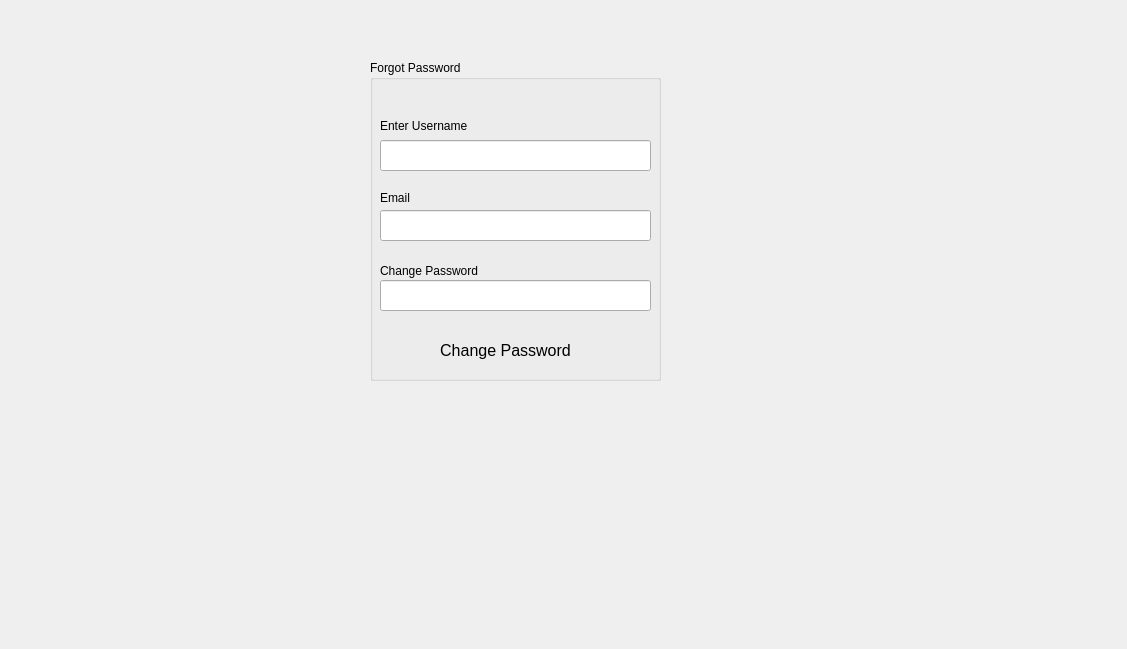
<?xml version="1.0" encoding="UTF-8"?>
<ui version="4.0">
 <class>forgotPassword</class>
 <widget class="QDialog" name="forgotPassword">
  <property name="geometry">
   <rect>
    <x>0</x>
    <y>0</y>
    <width>1127</width>
    <height>649</height>
   </rect>
  </property>
  <property name="windowTitle">
   <string>Dialog</string>
  </property>
  <widget class="QGroupBox" name="groupBox">
   <property name="geometry">
    <rect>
     <x>370</x>
     <y>60</y>
     <width>291</width>
     <height>321</height>
    </rect>
   </property>
   <property name="title">
    <string>Forgot Password</string>
   </property>
   <widget class="QLabel" name="label">
    <property name="geometry">
     <rect>
      <x>10</x>
      <y>50</y>
      <width>111</width>
      <height>31</height>
     </rect>
    </property>
    <property name="text">
     <string>Enter Username</string>
    </property>
   </widget>
   <widget class="QLabel" name="label_2">
    <property name="geometry">
     <rect>
      <x>10</x>
      <y>130</y>
      <width>141</width>
      <height>16</height>
     </rect>
    </property>
    <property name="text">
     <string>Email</string>
    </property>
   </widget>
   <widget class="QLineEdit" name="lineEdit">
    <property name="geometry">
     <rect>
      <x>10</x>
      <y>80</y>
      <width>271</width>
      <height>31</height>
     </rect>
    </property>
   </widget>
   <widget class="QLineEdit" name="lineEdit_2">
    <property name="geometry">
     <rect>
      <x>10</x>
      <y>150</y>
      <width>271</width>
      <height>31</height>
     </rect>
    </property>
   </widget>
   <widget class="QLineEdit" name="lineEdit_5">
    <property name="geometry">
     <rect>
      <x>10</x>
      <y>220</y>
      <width>271</width>
      <height>31</height>
     </rect>
    </property>
   </widget>
   <widget class="QLabel" name="label_5">
    <property name="geometry">
     <rect>
      <x>10</x>
      <y>200</y>
      <width>141</width>
      <height>21</height>
     </rect>
    </property>
    <property name="text">
     <string>Change Password</string>
    </property>
   </widget>
   <widget class="QPushButton" name="pushButton_changePassword">
    <property name="geometry">
     <rect>
      <x>50</x>
      <y>270</y>
      <width>171</width>
      <height>41</height>
     </rect>
    </property>
    <property name="styleSheet">
     <string notr="true">QPushButton {
    border: none;  /* No border by default */
    background-color: transparent;  /* Transparent background */
    color: black;  /* Black text color */
    padding: 5px 10px;  /* Padding for the button */
    font-size: 16px;  /* Font size */
}

QPushButton:hover {
    background-color: white;  /* White background on hover */
    color: black;  /* Keep text black */
    border: 1px solid black;  /* Optional border when hovered */
}
</string>
    </property>
    <property name="text">
     <string>Change Password</string>
    </property>
   </widget>
  </widget>
 </widget>
 <resources/>
 <connections/>
</ui>
